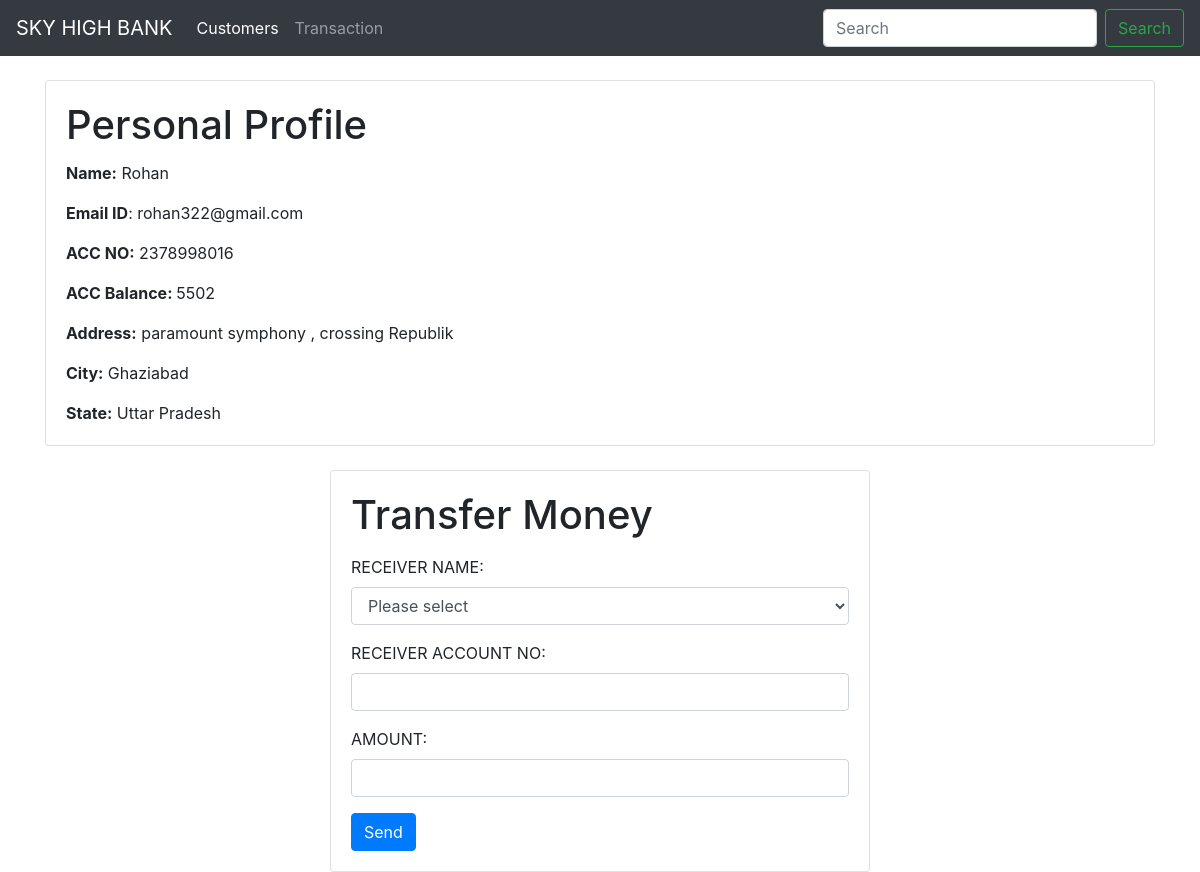
The page /profilenew/1 on the database its author committed.
### bankapp/models.py (models this page shows)
class customer(models.Model):
    id=models.IntegerField(default=0,primary_key=True)
    name = models.CharField(max_length=200, null=True)
    email = models.CharField(max_length=200, null=True)
    address = models.CharField(max_length=255)
    city = models.CharField(max_length=255)
    state = models.CharField(max_length=255)
    accbal = models.IntegerField()
    accno = models.IntegerField()

### bankapp/views.py (the view, shortened to what this page needs)
# urls.py: path('profilenew/<int:id>', views.profile, name="profile"),
def profile(request,id):
    post = customer.objects.filter(id=id)
    return render(request ,'profilenew.html',{'prof':post})

### templates/profilenew.html (shortened to what this page needs)
{% extends 'basic.html' %}
{% block body %}
<div class="container">
    <div class="row ">
<div class="col-12">
{% for i in prof %}
<div class="card mt-4" >
  <div class="card-body">
    <h1 class="card-title">Personal Profile</h1>
      <p class="card-text"><b>Name:</b> {{i.name}}</p>
      <p class="card-text"><b>Email ID</b>: {{i.email}}</p>
      <p class="card-text"><b>ACC NO:</b> {{i.accno}}</p>
      <p class="card-text"><b>ACC Balance: </b>{{i.accbal}}</p>
      <p class="card-text"><b>Address:</b> {{i.address}}</p>
      <p class="card-text"><b>City:</b> {{i.city}}</p>
      <p class="card-text"><b>State:</b> {{i.state}}</p>
  </div>
</div>
{% endfor %}
</div>
</div>
    <div class="row justify-content-center">
<div class="col-md-6 col-sm-12">
{% for j in prof %}
<div class="card mt-4">
<div class="card-body">
<h1 class="card-title">Transfer Money</h1>
<form action="/profilenew/{{j.id}}" method="post">
<div class="card-text">
   <div class="form-group">
    <label for="receiver">RECEIVER NAME:</label>
    <select class="form-control" id="receiver" name="receiver" required>
      <option value="" selected>Please select</option>
    </select>
  </div>
</div>
    <div class="card-text">
  <div class="form-group">
  <label for="receiveraccno">RECEIVER ACCOUNT NO:</label>
    <input type="number" class="form-control " id="receiveraccno"  name="receiveraccno" aria-describedby="emailHelp" required>
  </div>
    </div>
    <div class="card-text">
  <div class="form-group">
<label for="amount">AMOUNT:</label>
    <input type="number" name="amount" class="form-control" id="amount" aria-describedby="emailHelp" required>
  </div>
    </div>
<div class="card-text">
  <button type="submit" class="btn btn-primary">Send</button>
</div>
</form>
</div>
</div>
{% endfor %}
</div>
    </div>
</div>
{% endblock %}

### rows shown on the page
customer: name "Rohan", email "rohan322@gmail.com", accno "2378998016", accbal "5502", address "paramount symphony , crossing Republik", city "Ghaziabad", state "Uttar Pradesh"
